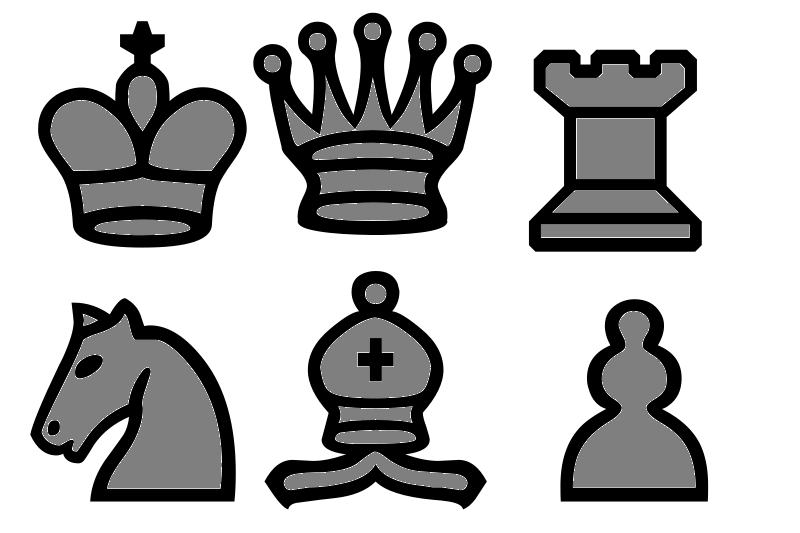
%> input picture LAB8/Chess figures.png, 800 x 533 px
$ octave VCExSessio8.m   (GNU Octave 9; MATLAB toolbox functions it lacks are replaced by stand-ins)
%> lines starting %> are read from the running program, lines starting %| are printed output that depends on the picture; in (x1, y1, x2, y2) boxes, pixels count from 0 and x2, y2 are one past the last pixel; in counts of white or black regions, pixels touching at a corner belong together; the program's own positions count from 1
I = rgb2gray(imread('Chess figures.png'));
%> I: size 533x800 uint8; min 0, max 255, mean 183.3

BW = I < 128;
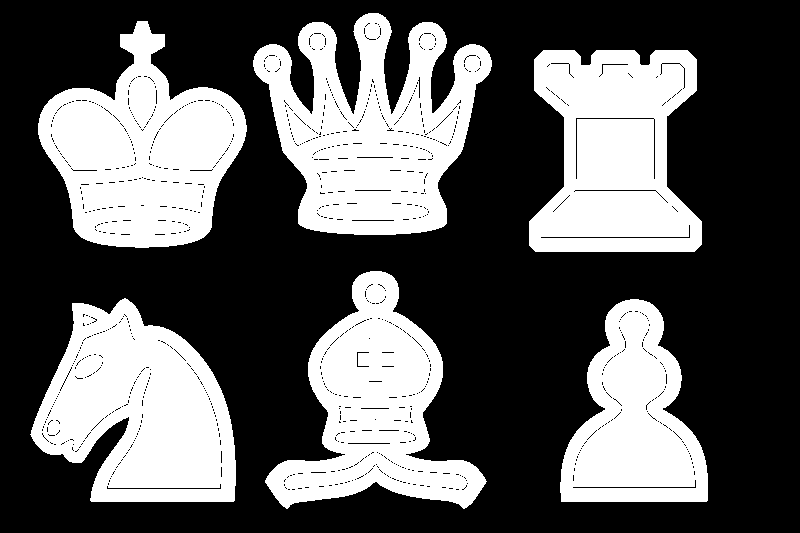
%> BW: size 533x800 logical; 36.8% white; 6 white regions, box (x1, y1, x2, y2) and area: (253, 13, 492, 235) 30934, (30, 298, 236, 502) 28098, (38, 21, 247, 248) 27856, (529, 50, 702, 252) 26251, (265, 271, 487, 509) 24742, (560, 299, 708, 502) 19172
BW = imclose(BW, strel('disk', 1));
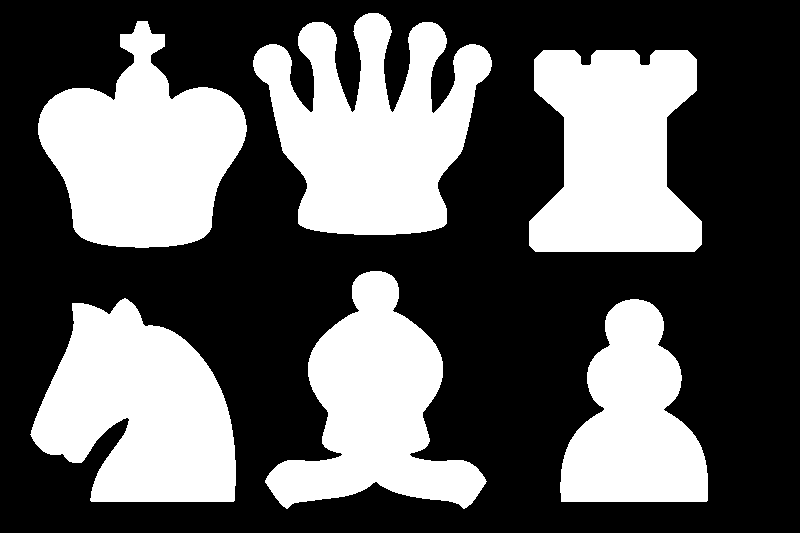
%> BW: size 533x800 logical; 37.8% white; 6 white regions, box (x1, y1, x2, y2) and area: (253, 13, 492, 235) 31910, (30, 298, 236, 502) 28699, (38, 21, 247, 248) 28470, (529, 50, 702, 252) 26899, (265, 271, 487, 509) 25446, (560, 299, 708, 502) 19562
cc = bwconncomp(BW);
%> cc = 6 connected components
lab = bwlabel(BW);
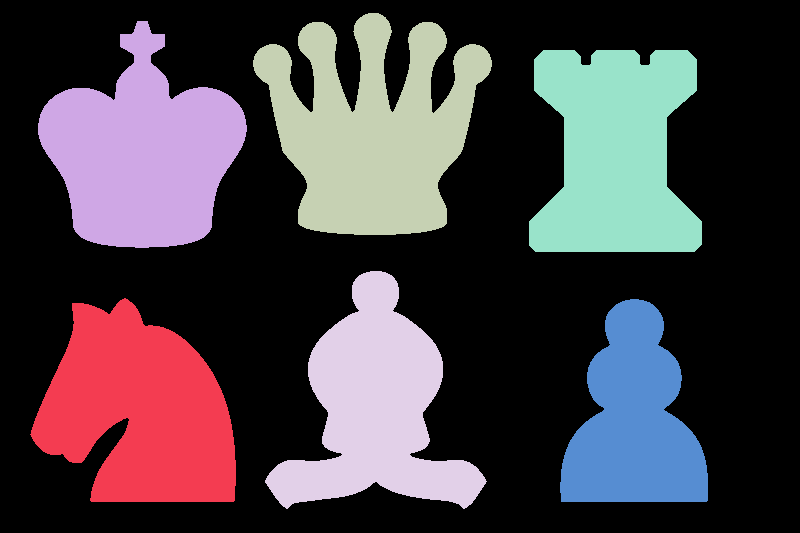
%> lab: size 533x800 double; 7 distinct labels, from 0 to 6; one colour per label, 0 black

% Independents de la mida
obs = regionprops(cc, 'Extent', 'Eccentricity', 'Solidity', ...
        'Orientation');
%> obs = 6 regions; Eccentricity, Orientation, Extent and Solidity: 0.65 -47.04 0.683 0.903, 0.21 88.93 0.6 0.851, 0.326 -89.6 0.601 0.772, 0.702 -89.93 0.482 0.731, 0.745 89.94 0.77 0.793, 0.797 89.97 0.651 0.906
O = cell2mat(struct2cell(obs))';
%> O = [0.65 -47.04 0.683 0.903; 0.21 88.93 0.6 0.851; 0.326 -89.6 0.601 0.772; 0.702 -89.93 0.482 0.731; 0.745 89.94 0.77 0.793; 0.797 89.97 0.651 0.906]

% Perímetre / Area

obs3 = regionprops(cc, 'Area', 'Perimeter');
%> obs3 = 6 regions; Area and Perimeter: 31910 1389.5, 28699 819, 28470 786.5, 26899 801.5, 25446 916.8, 19562 649
O3 = cell2mat(struct2cell(obs3))';
%> O3 = [28699 819; 28470 786.5; 31910 1389.5; 25446 916.8; 26899 801.5; 19562 649]
Area = O3(:,1);
%> Area = [28699; 28470; 31910; 25446; 26899; 19562]
O3(:, 1) = (O3(:,2)) ./ O3(:,1);
O3(:, 2) = [];

% Minor Axis / Major Axis

obs2 = regionprops(cc, 'MajorAxisLength', 'MinorAxisLength');
%> obs2 = 6 regions; MajorAxisLength and MinorAxisLength: 227.9 173.2, 200.2 195.7, 231.2 218.6, 246.3 175.4, 249.4 166.4, 220.8 133.5
O2 = cell2mat(struct2cell(obs2))';
%> O2 = [227.9 173.2; 200.2 195.7; 231.2 218.6; 246.3 175.4; 249.4 166.4; 220.8 133.5]
O2(:, 1) = O2(:,1).^2 ./ Area;
O2(:, 2) = O2(:,2).^2 ./ Area;

%Centroid

obs4 = regionprops(cc, 'Centroid');
%> obs4 = 6 regions; Centroid: [140 411.8], [142.9 153.6], [373 130.2], [376.1 409.3], [616 153.6], [634.8 422]
O4 = cell2mat(struct2cell(obs4))';
%> O4 = [140; 411.8; 142.9; 153.6; 373; 130.2; 376.1; 409.3; 616; 153.6; 634.8; 422]


%Transformacions

BWClose = imclose(BW, strel('disk', 15));
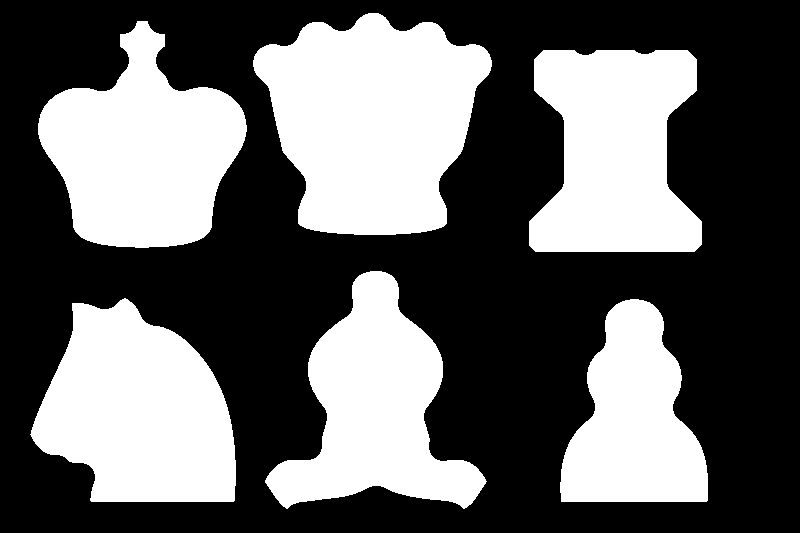
%> BWClose: size 533x800 logical; 39.6% white; 6 white regions, box (x1, y1, x2, y2) and area: (253, 13, 492, 235) 37273, (30, 298, 236, 502) 29719, (38, 21, 247, 248) 28844, (529, 50, 702, 252) 27140, (265, 271, 487, 509) 25990, (560, 299, 708, 502) 19780
imshow(BWClose);
ccOpen = bwconncomp(BWClose);
%> ccOpen = 6 connected components


for i=1:size(cc.PixelIdxList,2)
    PixelDiff = size(ccOpen.PixelIdxList{i},1) - size(cc.PixelIdxList{i},1);
    BalancedDiff(i) = PixelDiff / size(cc.PixelIdxList{i},1) * 100;
end
%> this loop made 6 passes
%> PixelDiff on passes 1 to 6: 1020, 374, 5363, 544, 241, 218
%> after the loop, BalancedDiff = [3.55 1.31 16.81 2.14 0.896 1.11]

%


clear O
%> (the run ends here)
